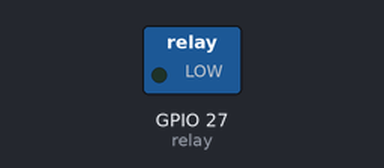
Simulated run of this sketch. Board: ESP32. On the bench: switched loads named in the sketch (green lamp = pin HIGH).

Above: at 3.0 s.
At 5.0 s:
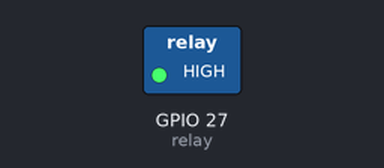
Timing chart, 0 to 7.2 s (numbered marks = the images above):
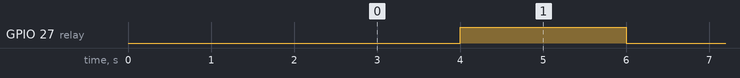

Measured:
- by itself, GPIO 27 (relay): alternates HIGH for 2.0 s and LOW for 2.0 s

The sketch:

relay.ino
```cpp
int relay = 27;

void setup(){
  pinMode(relay, OUTPUT);
  digitalWrite(relay, LOW);
  delay(2000);
}

void loop(){
  digitalWrite(relay, LOW);
  delay(2000);
  digitalWrite(relay, HIGH);
  delay(2000);

}
```
